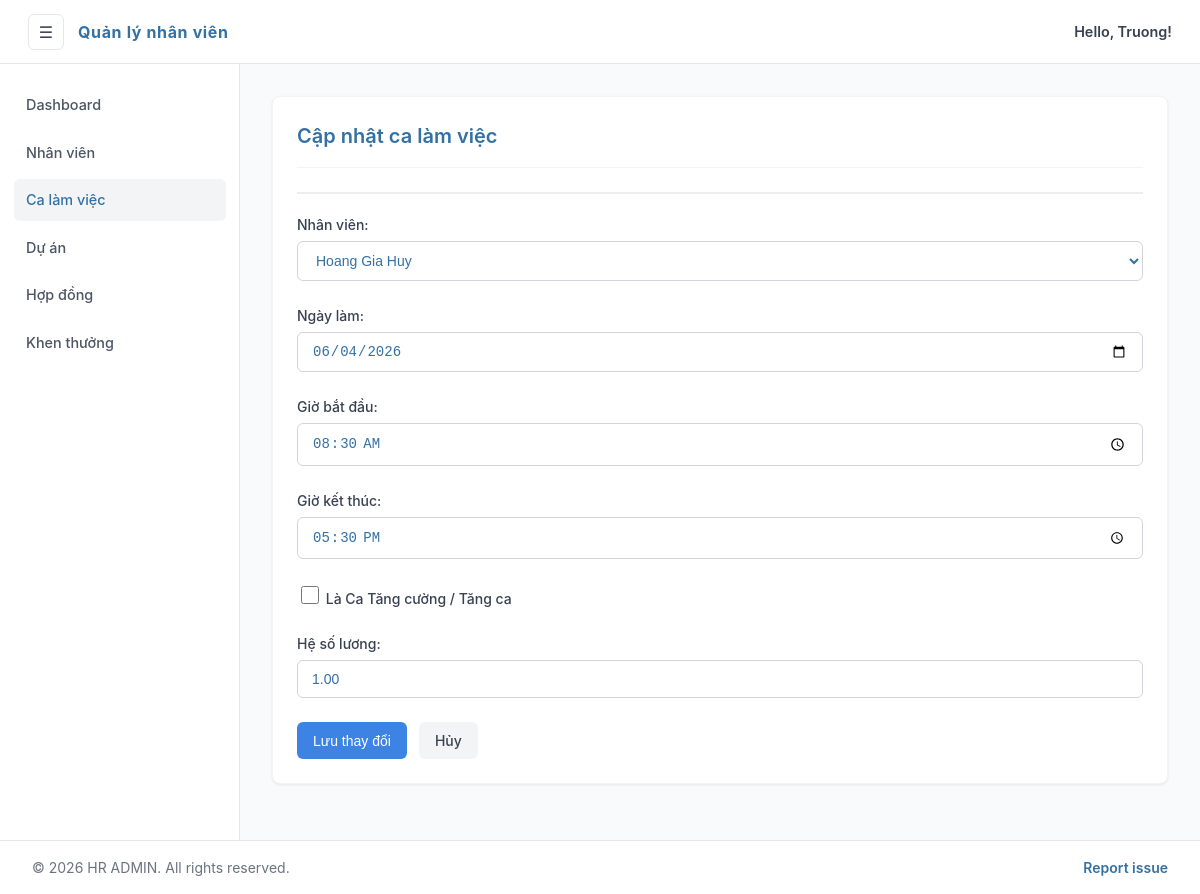
The page /php-web/ca_lam/sua.php?id=5 on the database its author committed.
### tables this page shows
CREATE TABLE IF NOT EXISTS Ca_lam (
    id INT AUTO_INCREMENT PRIMARY KEY,
    id_nhan_vien INT NOT NULL,
    gio_bat_dau TIME,
    gio_ket_thuc TIME,
    ngay_lam DATE,
    he_so DECIMAL(3, 2) DEFAULT 1.00,
    tang_ca BOOLEAN DEFAULT FALSE,
    FOREIGN KEY (id_nhan_vien) REFERENCES Nhan_vien(id) ON DELETE CASCADE
);

### php-web/ca_lam/sua.php (the view, shortened to what this page needs)
<?php
require_once '../includes/db_connect.php';
include '../includes/header.php';
$id = isset($_GET['id']) ? (int) $_GET['id'] : 0;
$stmt = $mysqli->prepare("SELECT * FROM Ca_lam WHERE id = ?");
$stmt->bind_param("i", $id);
$stmt->execute();
$shift = $stmt->get_result()->fetch_assoc();
?>
<div class="card">
  <h2>Cập nhật ca làm việc</h2>
  <hr class="divider">
  <form method="POST">
    <div class="form-group">
      <label>Nhân viên:</label>
      <select name="id_nhan_vien" class="form-control" required>
        <?php
        $nvs = $mysqli->query("SELECT id, ten FROM Nhan_vien");
        while ($nv = $nvs->fetch_assoc()) {
          $selected = ($nv['id'] == $shift['id_nhan_vien']) ? 'selected' : '';
          echo "<option value='{$nv['id']}' $selected>{$nv['ten']}</option>";
        }
        ?>
      </select>
    </div>
    <div class="form-group"><label>Ngày làm:</label><input type="date" name="ngay_lam" class="form-control" value="<?= $shift['ngay_lam'] ?>" required></div>
    <div class="form-group"><label>Giờ bắt đầu:</label><input type="time" name="gio_bat_dau" class="form-control" value="<?= $shift['gio_bat_dau'] ?>" required></div>
    <div class="form-group"><label>Giờ kết thúc:</label><input type="time" name="gio_ket_thuc" class="form-control" value="<?= $shift['gio_ket_thuc'] ?>" required></div>
    <div class="form-group">
      <label class="checkbox-label-wide">
        <input type="checkbox" name="tang_ca" id="chkTangCaEdit" class="checkbox-md"
          onchange="toggleHeSoEdit()" <?= $shift['tang_ca'] ? 'checked' : '' ?>>
        Là Ca Tăng cường / Tăng ca
      </label>
    </div>
    <div class="form-group">
      <label>Hệ số lương:</label>
      <input type="number" step="0.1" name="he_so" id="txtHeSoEdit" class="form-control" value="<?= $shift['he_so'] ?>" <?= $shift['tang_ca'] ? '' : 'disabled' ?>>
    </div>
    <div class="form-actions-compact">
      <button type="submit" class="btn btn-primary">Lưu thay đổi</button>
      <a href="index.php" class="btn btn-secondary">Hủy</a>
    </div>
  </form>
</div>
<?php include '../includes/footer.php'; ?>

### php-web/assets/css/style.css (style rules this page uses)
:root { --primary-color: #3d83e4; --primary-hover: #0a63d8; --success-color: #10b981; --danger-color: #ef4444; --warning-color: #f59e0b; --dark-color: #3371a4; --light-color: #6b7280; --light-bg: #f9fafb; --border-color: #e5e7eb; --sidebar-width: 240px; --sidebar-collapsed-width: 0px; --transition: all 0.2s ease; }
* { box-sizing: border-box; }
body { font-family: -apple-system, BlinkMacSystemFont, "Inter", "Segoe UI", Roboto, Helvetica, Arial, sans-serif; background-color: var(--light-bg); margin: 0; color: var(--dark-color); line-height: 1.5; }
a { color: inherit; }
.card { background: white; border-radius: 8px; box-shadow: 0 1px 3px 0 rgba(0, 0, 0, 0.08); padding: 24px; margin-bottom: 24px; border: 1px solid #f3f4f6; }
.card h2, .card h3 { margin-top: 0; color: var(--dark-color); font-weight: 600; font-size: 1.25rem; border-bottom: 1px solid #f3f4f6; padding-bottom: 16px; margin-bottom: 24px; }
.btn { padding: 8px 16px; border-radius: 6px; border: none; cursor: pointer; text-decoration: none; font-size: 0.875rem; font-weight: 500; display: inline-flex; align-items: center; justify-content: center; transition: var(--transition); gap: 6px; }
.btn-primary { background: var(--primary-color); color: white; }
.btn-secondary { background: #f3f4f6; color: #374151; }
.form-group { margin-bottom: 1.5rem; }
.form-group label { display: block; margin-bottom: 6px; font-weight: 500; font-size: 0.875rem; color: #374151; }
.form-control { width: 100%; max-width: 100%; padding: 10px 14px; border: 1px solid #d1d5db; border-radius: 6px; font-size: 0.875rem; transition: var(--transition); background-color: #fff; color: var(--dark-color); }
.form-actions-compact { margin-top: 20px; display: flex; gap: 12px; }
.inline-checkbox, .checkbox-label-wide { display: inline-flex; align-items: center; gap: 10px; cursor: pointer; font-weight: 600; }
.checkbox-md { width: 18px; height: 18px; }
.divider { border: 1px solid #eee; margin-bottom: 20px; }

### rows shown on the page
ca_lam: ngay_lam "06/04/2026", gio_bat_dau "08:30:00", gio_ket_thuc "17:30:00", he_so "1.00"

### other values the page prints
$item['label'] "Dashboard"
$item['label'] "Nhân viên"
$item['label'] "Ca làm việc"
$item['label'] "Dự án"
$item['label'] "Hợp đồng"
$item['label'] "Khen thưởng"
form field id_nhan_vien "Hoang Gia Huy"
